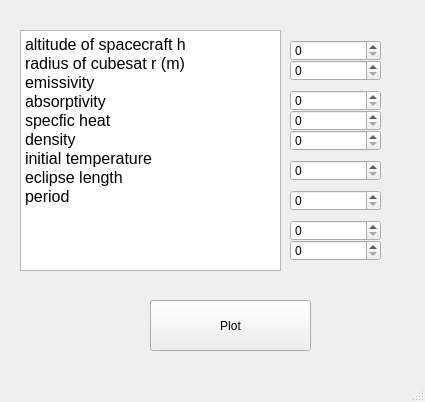
<?xml version="1.0" encoding="UTF-8"?>
<ui version="4.0">
 <class>IncidentHeat</class>
 <widget class="QMainWindow" name="IncidentHeat">
  <property name="geometry">
   <rect>
    <x>0</x>
    <y>0</y>
    <width>425</width>
    <height>402</height>
   </rect>
  </property>
  <property name="windowTitle">
   <string>MainWindow</string>
  </property>
  <widget class="QWidget" name="centralwidget">
   <widget class="QSpinBox" name="h">
    <property name="geometry">
     <rect>
      <x>290</x>
      <y>40</y>
      <width>91</width>
      <height>21</height>
     </rect>
    </property>
   </widget>
   <widget class="QSpinBox" name="r">
    <property name="geometry">
     <rect>
      <x>290</x>
      <y>60</y>
      <width>91</width>
      <height>21</height>
     </rect>
    </property>
   </widget>
   <widget class="QSpinBox" name="emissivity">
    <property name="geometry">
     <rect>
      <x>290</x>
      <y>90</y>
      <width>91</width>
      <height>21</height>
     </rect>
    </property>
   </widget>
   <widget class="QSpinBox" name="absorptivity">
    <property name="geometry">
     <rect>
      <x>290</x>
      <y>110</y>
      <width>91</width>
      <height>21</height>
     </rect>
    </property>
   </widget>
   <widget class="QSpinBox" name="specificHeat">
    <property name="geometry">
     <rect>
      <x>290</x>
      <y>130</y>
      <width>91</width>
      <height>21</height>
     </rect>
    </property>
   </widget>
   <widget class="QSpinBox" name="density">
    <property name="geometry">
     <rect>
      <x>290</x>
      <y>160</y>
      <width>91</width>
      <height>21</height>
     </rect>
    </property>
   </widget>
   <widget class="QSpinBox" name="initialtemperature">
    <property name="geometry">
     <rect>
      <x>290</x>
      <y>190</y>
      <width>91</width>
      <height>21</height>
     </rect>
    </property>
   </widget>
   <widget class="QSpinBox" name="eclipselength">
    <property name="geometry">
     <rect>
      <x>290</x>
      <y>220</y>
      <width>91</width>
      <height>21</height>
     </rect>
    </property>
   </widget>
   <widget class="QSpinBox" name="period">
    <property name="geometry">
     <rect>
      <x>290</x>
      <y>240</y>
      <width>91</width>
      <height>21</height>
     </rect>
    </property>
   </widget>
   <widget class="QTextBrowser" name="textBrowser">
    <property name="geometry">
     <rect>
      <x>20</x>
      <y>30</y>
      <width>261</width>
      <height>241</height>
     </rect>
    </property>
    <property name="html">
     <string>&lt;!DOCTYPE HTML PUBLIC &quot;-//W3C//DTD HTML 4.0//EN&quot; &quot;http://www.w3.org/TR/REC-html40/strict.dtd&quot;&gt;
&lt;html&gt;&lt;head&gt;&lt;meta name=&quot;qrichtext&quot; content=&quot;1&quot; /&gt;&lt;style type=&quot;text/css&quot;&gt;
p, li { white-space: pre-wrap; }
&lt;/style&gt;&lt;/head&gt;&lt;body style=&quot; font-family:'MS Shell Dlg 2'; font-size:7.8pt; font-weight:400; font-style:normal;&quot;&gt;
&lt;p style=&quot; margin-top:0px; margin-bottom:0px; margin-left:0px; margin-right:0px; -qt-block-indent:0; text-indent:0px;&quot;&gt;&lt;span style=&quot; font-size:12pt;&quot;&gt;altitude of spacecraft h&lt;/span&gt;&lt;/p&gt;
&lt;p style=&quot; margin-top:0px; margin-bottom:0px; margin-left:0px; margin-right:0px; -qt-block-indent:0; text-indent:0px;&quot;&gt;&lt;span style=&quot; font-size:12pt;&quot;&gt;radius of cubesat r (m)&lt;/span&gt;&lt;/p&gt;
&lt;p style=&quot; margin-top:0px; margin-bottom:0px; margin-left:0px; margin-right:0px; -qt-block-indent:0; text-indent:0px;&quot;&gt;&lt;span style=&quot; font-size:12pt;&quot;&gt;emissivity &lt;/span&gt;&lt;/p&gt;
&lt;p style=&quot; margin-top:0px; margin-bottom:0px; margin-left:0px; margin-right:0px; -qt-block-indent:0; text-indent:0px;&quot;&gt;&lt;span style=&quot; font-size:12pt;&quot;&gt;absorptivity&lt;/span&gt;&lt;/p&gt;
&lt;p style=&quot; margin-top:0px; margin-bottom:0px; margin-left:0px; margin-right:0px; -qt-block-indent:0; text-indent:0px;&quot;&gt;&lt;span style=&quot; font-size:12pt;&quot;&gt;specfic heat&lt;/span&gt;&lt;/p&gt;
&lt;p style=&quot; margin-top:0px; margin-bottom:0px; margin-left:0px; margin-right:0px; -qt-block-indent:0; text-indent:0px;&quot;&gt;&lt;span style=&quot; font-size:12pt;&quot;&gt;density&lt;/span&gt;&lt;/p&gt;
&lt;p style=&quot; margin-top:0px; margin-bottom:0px; margin-left:0px; margin-right:0px; -qt-block-indent:0; text-indent:0px;&quot;&gt;&lt;span style=&quot; font-size:12pt;&quot;&gt;initial temperature&lt;/span&gt;&lt;/p&gt;
&lt;p style=&quot; margin-top:0px; margin-bottom:0px; margin-left:0px; margin-right:0px; -qt-block-indent:0; text-indent:0px;&quot;&gt;&lt;span style=&quot; font-size:12pt;&quot;&gt;eclipse length&lt;/span&gt;&lt;/p&gt;
&lt;p style=&quot; margin-top:0px; margin-bottom:0px; margin-left:0px; margin-right:0px; -qt-block-indent:0; text-indent:0px;&quot;&gt;&lt;span style=&quot; font-size:12pt;&quot;&gt;period&lt;/span&gt;&lt;/p&gt;&lt;/body&gt;&lt;/html&gt;</string>
    </property>
   </widget>
   <widget class="QPushButton" name="pushButton">
    <property name="geometry">
     <rect>
      <x>150</x>
      <y>300</y>
      <width>161</width>
      <height>51</height>
     </rect>
    </property>
    <property name="text">
     <string>Plot</string>
    </property>
   </widget>
  </widget>
  <widget class="QMenuBar" name="menubar">
   <property name="geometry">
    <rect>
     <x>0</x>
     <y>0</y>
     <width>425</width>
     <height>26</height>
    </rect>
   </property>
  </widget>
  <widget class="QStatusBar" name="statusbar"/>
 </widget>
 <resources/>
 <connections/>
</ui>
